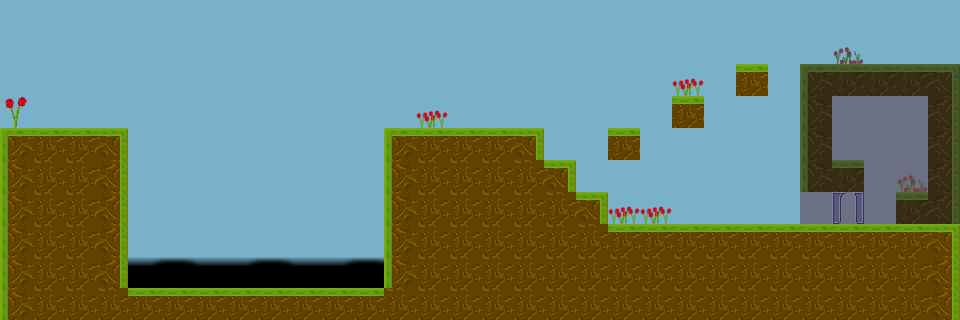

A 2D game scene composited from a Tiled map and its tileset images. What follows is a short description and the map's XML, with each tile layer's data collapsed to a summary:
An orthogonal 30x10 tile map with 32x32 px tiles, 3 tile layers (Tile Layer 3, Back, Front) and 23 objects (16x Wall, 2x Switch, Door, Player, ApearingWall, ...).

<map version="1.0" orientation="orthogonal" renderorder="right-down" width="30" height="10" tilewidth="32" tileheight="32" backgroundcolor="#79b1cb" nextobjectid="28">
 <tileset firstgid="1" name="tileset" tilewidth="32" tileheight="32">
  <image source="../drawable/tileset.png" width="320" height="256" />
  <tile id="4">
   <animation>
    <frame tileid="4" duration="300" />
    <frame tileid="14" duration="300" />
    <frame tileid="24" duration="300" />
    <frame tileid="14" duration="300" />
   </animation>
  </tile>
  <tile id="5">
   <animation>
    <frame tileid="5" duration="300" />
    <frame tileid="15" duration="300" />
    <frame tileid="25" duration="300" />
    <frame tileid="15" duration="300" />
   </animation>
  </tile>
  <tile id="6">
   <animation>
    <frame tileid="6" duration="300" />
    <frame tileid="16" duration="300" />
    <frame tileid="26" duration="300" />
    <frame tileid="16" duration="300" />
   </animation>
  </tile>
 </tileset>
 <layer name="Tile Layer 3" width="30" height="10">
  <data>[300 cells, 1 non-empty, 1 distinct tile ids]</data>
 </layer>
 <layer name="Back" width="30" height="10">
  <data>[300 cells, 141 non-empty, 17 distinct tile ids]</data>
 </layer>
 <objectgroup name="Behind">
  <object id="2" type="Wall" x="0" y="-32" width="32" height="160" />
  <object id="3" type="Wall" x="384" y="224" width="544" height="32" />
  <object id="4" type="Wall" x="928" y="-32" width="32" height="256" />
  <object id="5" type="Wall" x="32" y="-64" width="896" height="32" />
  <object id="10" type="Wall" x="32" y="128" width="96" height="32" />
  <object id="11" type="Wall" x="96" y="160" width="32" height="128" />
  <object id="12" type="Wall" x="384" y="128" width="160" height="32" />
  <object id="13" type="Wall" x="384" y="160" width="192" height="32" />
  <object id="14" type="Wall" x="384" y="192" width="224" height="32" />
  <object id="17" type="Door" gid="64" x="832" y="224" width="32" height="32" />
  <object id="18" type="Wall" x="608" y="128" width="32" height="32" />
  <object id="19" type="Wall" x="672" y="96" width="32" height="32" />
  <object id="20" type="Wall" x="736" y="64" width="32" height="32" />
  <object id="21" type="Wall" x="800" y="64" width="32" height="128" />
  <object id="22" type="Wall" x="832" y="160" width="32" height="30" />
  <object id="24" type="Wall" x="896" y="192" width="32" height="32" />
  <object id="25" type="Wall" x="832" y="64" width="96" height="32" />
  <object id="26" type="Switch" gid="69" x="864" y="64" width="32" height="32">
   <properties>
    <property name="actors" value="17" />
   </properties>
  </object>
 </objectgroup>
 <objectgroup name="Player">
  <object id="1" type="Player" gid="1" x="32" y="128" width="32" height="32" />
 </objectgroup>
 <objectgroup name="Front">
  <object id="6" type="ApearingWall" x="128" y="128" width="256" height="32" />
  <object id="9" type="Switch" gid="69" x="81.3333" y="128.333" width="32" height="32">
   <properties>
    <property name="actors" value="6" />
   </properties>
  </object>
  <object id="15" type="Trap" x="128" y="288" width="256" height="32" />
  <object id="16" type="Memory" gid="62" x="832" y="128" width="32" height="32">
   <properties>
    <property name="next_scene" value="memory2" />
   </properties>
  </object>
 </objectgroup>
 <layer name="Front" width="30" height="10">
  <data>[300 cells, 7 non-empty, 3 distinct tile ids]</data>
 </layer>
</map>
